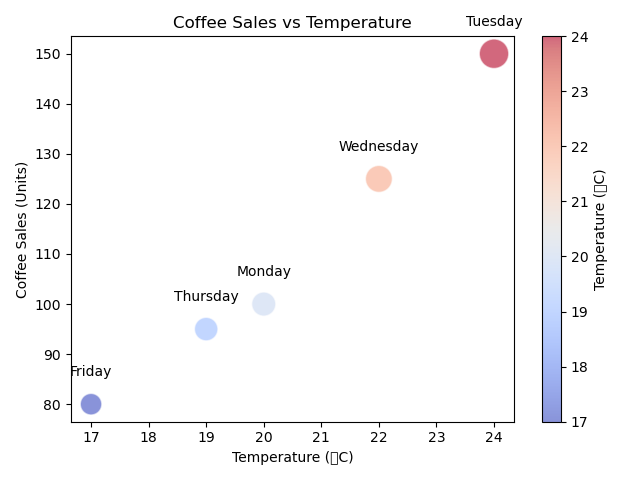

Generate this figure with Python:

import matplotlib.pyplot as plt

# Given data
data = [
    {'Day': 'Monday', ' Temperature (°C)': 20, ' Coffee Sales (Units)': 100},
    {'Day': 'Tuesday', ' Temperature (°C)': 24, ' Coffee Sales (Units)': 150},
    {'Day': 'Wednesday', ' Temperature (°C)': 22, ' Coffee Sales (Units)': 125},
    {'Day': 'Thursday', ' Temperature (°C)': 19, ' Coffee Sales (Units)': 95},
    {'Day': 'Friday', ' Temperature (°C)': 17, ' Coffee Sales (Units)': 80}
]

# Prepare data
days = [d['Day'] for d in data]
temperatures = [d[' Temperature (°C)'] for d in data]
coffee_sales = [d[' Coffee Sales (Units)'] for d in data]

# Determine color based on the temperature (warmer temperatures will be redder)
colors = temperatures

# Determine size based on coffee sales (larger sales result in larger points)
sizes = [sales * 3 for sales in coffee_sales]  # Scale the sales to make differences more visible

# Create scatter plot
plt.scatter(temperatures, coffee_sales, s=sizes, c=colors, cmap='coolwarm', alpha=0.6, edgecolors='w')

# Add labels for each point based on the day of the week
for i, day in enumerate(days):
    plt.text(temperatures[i], coffee_sales[i] + 5, day, ha='center', va='bottom')

# Add a color bar for reference
cbar = plt.colorbar()
cbar.set_label('Temperature (°C)')

# Add labels and title to the plot
plt.xlabel('Temperature (°C)')
plt.ylabel('Coffee Sales (Units)')
plt.title('Coffee Sales vs Temperature')

# Show the plot
plt.tight_layout()
plt.show()
